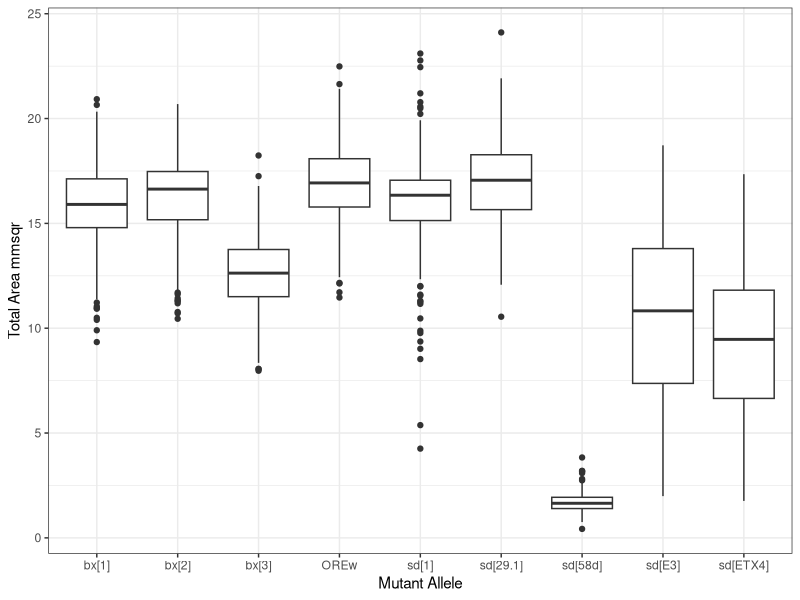
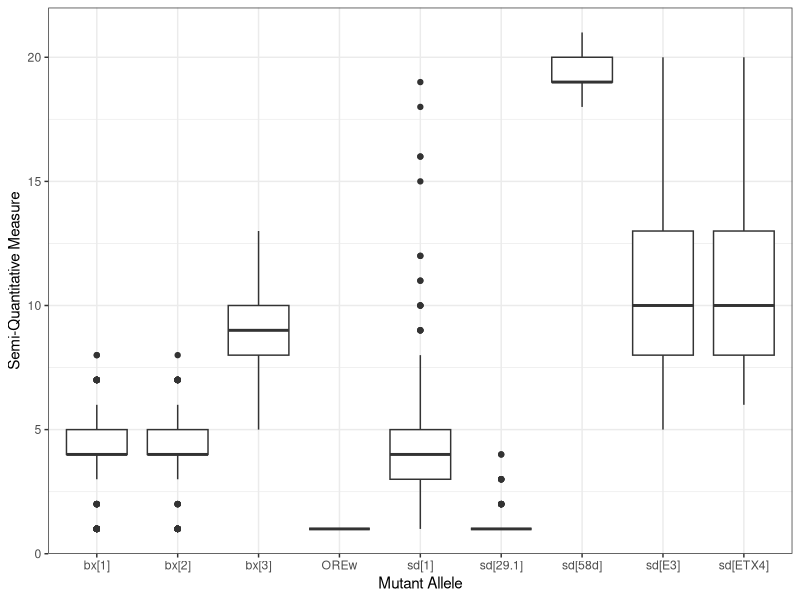
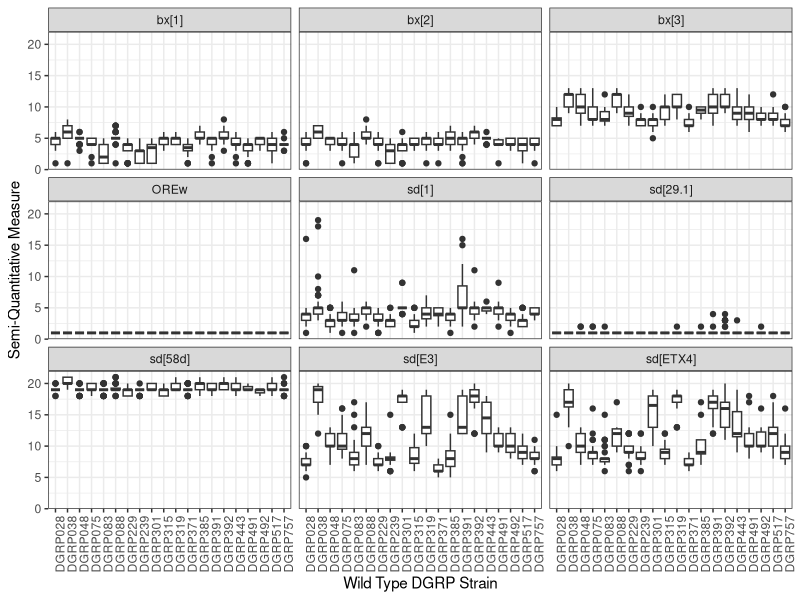
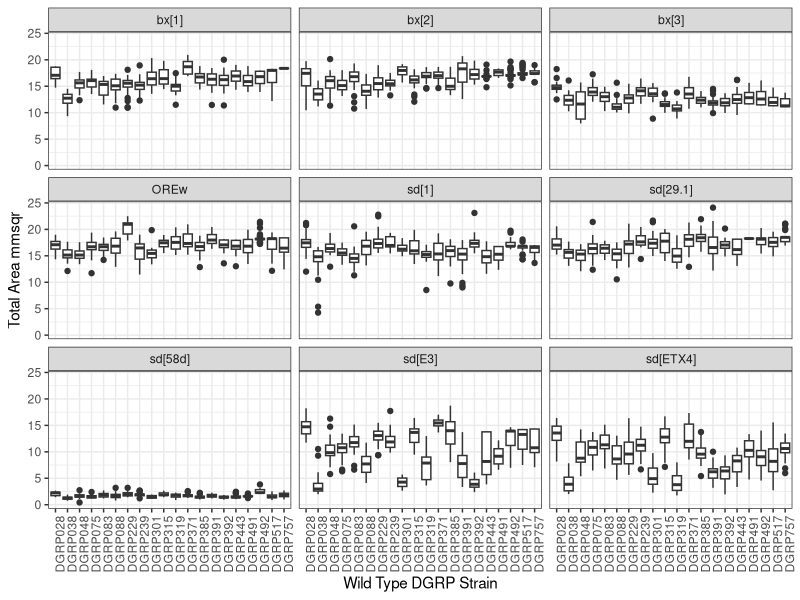

These figures' R source, in order:
# Code made in R-4.0.3

library(tidyverse)
theme_set(theme_bw())

# create a wing_table
Wing_Table <- read_csv("NEW_CD_DGRP_Subset_Data_2019_V2.csv")

#convert total area in pixels to total area in mmsqr
px.mmsqr_conversion <- 0.00005375
Wing_Table_mmsqr <- Wing_Table %>%
  mutate(
    TA_mmsqr = TotalArea.px * px.mmsqr_conversion,
    TotalArea.px = NULL
  )

# boxplot comparing mutant phenotypes effect on Total Area 
# regardless of genetic backgrounds
BP_mutant_TA <- ggplot(Wing_Table_mmsqr, aes(y=TA_mmsqr, x=Allele_1)) + 
  geom_boxplot() +
  labs(x="Mutant Allele", y="Total Area mmsqr")
print(BP_mutant_TA)

# boxplot comparing mutant phenotypic effect on SQ measurement
# regardless of genetic background
BP_mutant_SQ <- ggplot(Wing_Table_mmsqr, aes(y=SQ_Measure, x=Allele_1)) + 
  geom_boxplot() +
  labs(x="Mutant Allele", y="Semi-Quantitative Measure")
print(BP_mutant_SQ)

BPBG_mutant_SQ <- ggplot(Wing_Table_mmsqr, aes(y=SQ_Measure, x=WT_Background)) +
  geom_boxplot() + 
  facet_wrap(~Allele_1) + 
  labs(x= "Wild Type DGRP Strain", y="Semi-Quantitative Measure") +
  scale_color_brewer(palette="Set2")

BPBG_mutant_SQ_vertlabels <- BPBG_mutant_SQ+theme(axis.text.x=element_text(angle=90))
print(BPBG_mutant_SQ_vertlabels)
#Boxplots comparing the SQ measure of mutant phenotypes within each genetic background 


BPBG_mutant_TA <- ggplot(Wing_Table_mmsqr, aes(y=TA_mmsqr, x=WT_Background)) +
  geom_boxplot() + 
  facet_wrap(~Allele_1) + 
  labs(x= "Wild Type DGRP Strain", y="Total Area mmsqr") +
  scale_colour_brewer(palette="Set1")


BPBG_mutant_TA_vertlabels <- BPBG_mutant_TA+theme(axis.text.x=element_text(angle=90))
print(BPBG_mutant_TA_vertlabels)
#Boxplots comparing the total area of mutant phenotypes within each genetic background 

